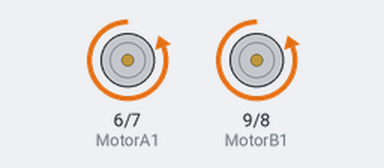
Simulated run of this sketch. Board: Arduino Uno, built with avr-gcc and run on an emulated ATmega328P. On the bench: motor-driver pin pairs drawn as motors (green arrow = first pin HIGH = forward, orange = second pin HIGH = backward, longer = more drive, scaled by the enable pin).

Above: at 1.5 s.
At 4.5 s:
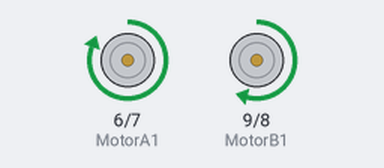
At 7.5 s:
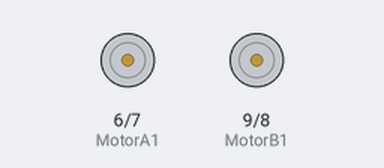
Timing chart, 0 to 11.7 s (numbered marks = the images above):
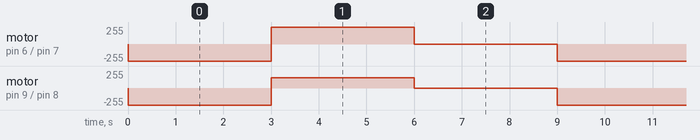

Measured:
- by itself, motor on pin 6 (MotorA1) / pin 7 (MotorA2): repeats every 9.0 s: forward 255/255 3.0 s, stopped 3.0 s, backward 255/255 3.0 s
- by itself, motor on pin 9 (MotorB1) / pin 8 (MotorB2): repeats every 9.0 s: forward 153/255 3.0 s, stopped 3.0 s, backward 255/255 3.0 s

The sketch:

L293D_motors.ino
```cpp
//Testing the DC Motors with
// L293D

//Define Pins
//Motor A
int enableA = 11;
int MotorA1 = 6;
int MotorA2 = 7;

//Motor B
int enableB = 10;
int MotorB1 = 9;
int MotorB2 = 8;

void setup() {

  //configure pin modes
  pinMode (enableA, OUTPUT);
  pinMode (MotorA1, OUTPUT);
  pinMode (MotorA2, OUTPUT);

  pinMode (enableB, OUTPUT);
  pinMode (MotorB1, OUTPUT);
  pinMode (MotorB2, OUTPUT);

}

void loop() {
  //enabling motor A
  analogWrite (enableA, 255);
  analogWrite (enableB, 255);

  //do something

  digitalWrite (MotorA1, LOW);
  digitalWrite (MotorA2, HIGH);

  digitalWrite (MotorB1, LOW);
  digitalWrite (MotorB2, HIGH);

  //3s forward
  delay (3000);

  //reverse
  analogWrite(enableA,255);
  analogWrite(enableB,153);
  digitalWrite (MotorA1,HIGH);
  digitalWrite (MotorA2,LOW);

  digitalWrite (MotorB1,HIGH);
  digitalWrite (MotorB2,LOW);

  //5s backwards
  delay (3000);

  //stop
  digitalWrite (enableA, LOW);
  digitalWrite (enableB, LOW);
  delay (3000);
}
```
